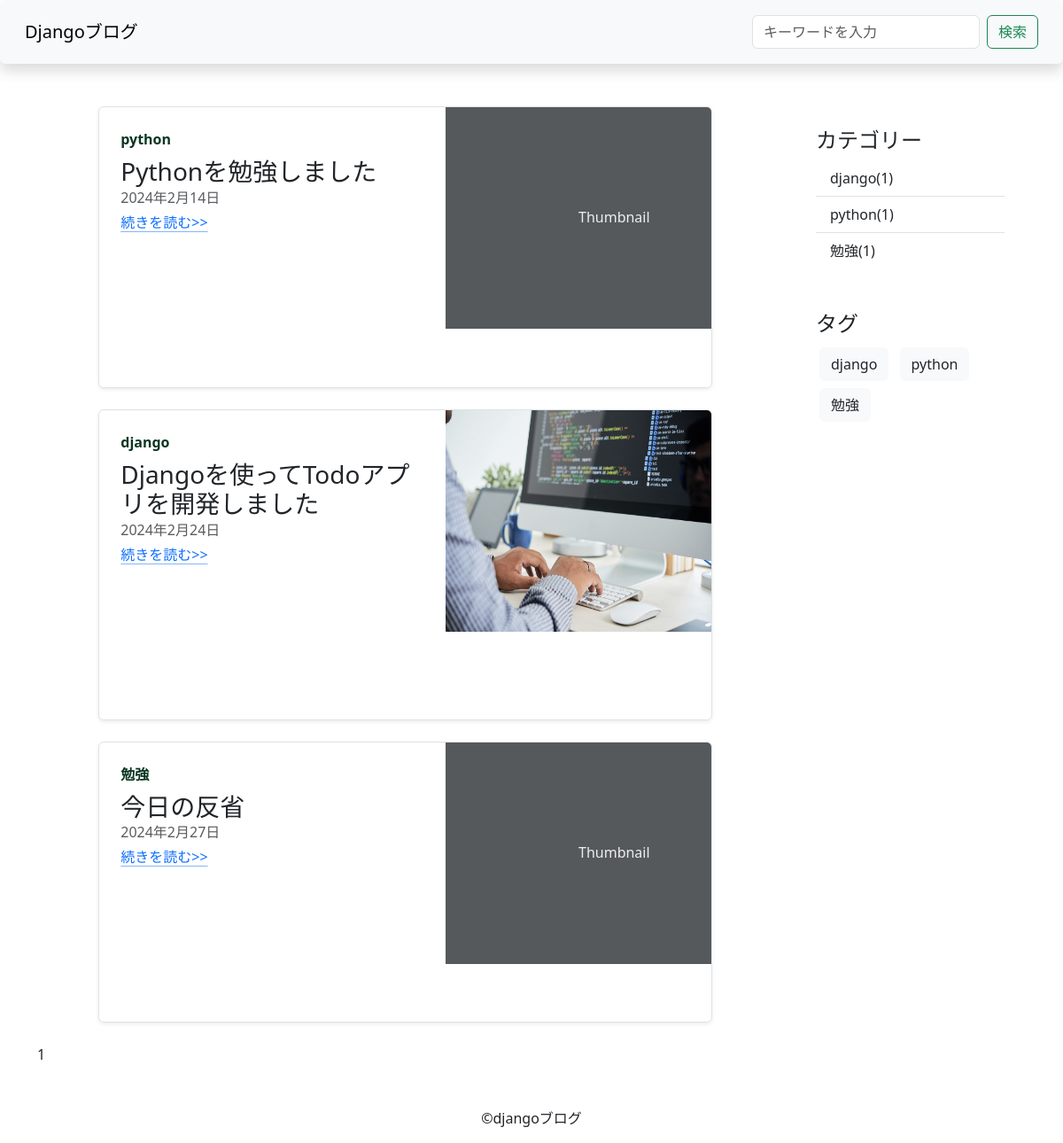
The app's page /search/ with its own data.
### blog/models.py (models this page shows, shortened)
class Post(models.Model):
    title=models.CharField(verbose_name='タイトル',max_length=200)
    content=MarkdownxField('本文',blank=True)
    created_at=models.DateTimeField('作成日時',auto_now_add=True)
    updated_at=models.DateTimeField('更新日時',auto_now=True)
    is_published=models.BooleanField('公開設定',default=False)
    image=models.ImageField(verbose_name='画像',upload_to='upload' , null=True , blank = True)
    def __str__(self):
        return self.title
    class Meta:
         verbose_name="記事"
         verbose_name_plural="記事"
    category=models.ForeignKey(Category,verbose_name="カテゴリー",on_delete=models.PROTECT,null=True,blank=True)
    tags=models.ManyToManyField(Tag,verbose_name="タグ",blank=True)
    def convert_markdown_to_html(self):
         return markdownify(self.content)

class Category(models.Model):
    name=models.CharField(verbose_name="カテゴリ",max_length=255)
    slug=models.SlugField(verbose_name="URL",unique=True)
    def __str__(self) -> str:
        return self.name
    class Meta:
         verbose_name="カテゴリー"
         verbose_name_plural="カテゴリー"

class Tag(models.Model):
    name=models.CharField(verbose_name="タグ",max_length=255)
    slug=models.SlugField(verbose_name="URL",unique=True)
    class Meta:
         verbose_name="タグ"
         verbose_name_plural="タグ"

### blog/views.py (the view)
# urls.py: path('search/' ,SearchPostListView.as_view(),name="search-post-list"),
class SearchPostListView(ListView):
    model=Post
    template_name="blog/post_list.html"
    paginate_by=4
    def get_queryset(self):
        self.query=self.request.GET.get('query') or ""
        queryset=super().get_queryset()
        if self.query:
            queryset=queryset.filter(
                Q(title__icontains=self.query) | Q(content__icontains=self.query)
            )
        if not self.request.user.is_authenticated:
            queryset=queryset.filter(is_published=True)
        print("="*40)
        print(queryset)
        print("="*40)
        self.post_count=len(queryset)
        return queryset
    def get_context_data(self,**kwargs):
        context=super().get_context_data(**kwargs)
        print("="*30)
        print(context)
        print("="*30)
        context["query"]=self.query
        context["post_count"] =self.post_count
        return context

### blog/context_processors.py (called while the page is built)
def common(request):
    context={
        "categories":Category.objects.annotate(count=Count("post",Q(post__is_published=True))),
        "tags":Tag.objects.all()
    }
    return context

### blog/templates/blog/post_list.html (shortened to what this page needs)
{% extends "base.html" %}
{% block content %}
    <div class="row">
        <div class="col-9">
            <div class="col-md-10 mx-auto">
                    {% for post in post_list %}
                        {% if post.is_published or user.is_authenticated %}
                        <div class="row g-0 border rounded overflow-hidden flex-md-row mb-4 shadow-sm h-md-250 position-relative">
                            <div class="col p-4 d-flex flex-column position-static">
                              <strong class="d-inline-block mb-2 text-success-emphasis">
                                     {{post.category}}
                              </strong>
                              <h3 class="mb-0">{{post.title}}</h3>
                              <div class="mb-1 text-body-secondary">{{post.updated_at | date}}</div>
                              <a class="icon-link gap-1 icon-link-hover stretched-link" href="{% url 'post-detail' post.pk %}" class="">続きを読む>></a>
                                <svg class="bi"><use xlink:href="#chevron-right"/></svg>
                            </div>
                            <div class="col-auto d-none d-lg-block">
                                {% if post.image %}
                                     <img src="{{post.image.url}}" alt="{{post.title}}" width="300" height="250">
                                {% else %}
                                    <svg class="bd-placeholder-img" width="300" height="250" xmlns="http://www.w3.org/2000/svg" role="img" aria-label="Placeholder: Thumbnail" preserveAspectRatio="xMidYMid slice" focusable="false"><title>Placeholder</title><rect width="100%" height="100%" fill="#55595c"/><text x="50%" y="50%" fill="#eceeef" dy=".3em">Thumbnail</text></svg>
                                {% endif %}
                            </div>
                          </div>
                        {% endif %}
                    {% endfor %}
            </div>
            {% include "blog/snippets/pagination.html" %}
        </div>
        <div class="col-3">
                {% include "blog/snippets/sidebar.html" %}
        </div>
   </div>
{% endblock content %}

### blog/templates/blog/snippets/sidebar.html
<div class="p-4 ">
    <h4>カテゴリー</h4>
    <ul class="list-group list-group-flush">
        {% for category in categories %}
            {% if category.count > 0 %}
                <li class="list-group-item ">
                    <a href="{% url 'category-post-detail' category.slug %}" class="category">
                    {{category.name}}({{category.count}})
                    </a>
                </li>
            {% endif %}
        {% endfor %}
    </ul>
</div>
<div class="p-4">
    <h4>タグ</h4>
    {% for tag in tags %}
        <a href="{% url 'tag-post-detail' tag.slug %}" class="btn btn-light text-dark m-1">{{tag.name}}</a>
    {% endfor %}

### blog/static/blog/css/style.css (style rules this page uses)
.category { color:#212529; text-decoration: none; }

### records on screen
Post: category "python", title "Pythonを勉強しました", updated_at "2024年2月14日", shows "Thumbnail"
Post: category "django", title "Djangoを使ってTodoアプリを開発しました", updated_at "2024年2月24日", image (picture)
Post: category "勉強", title "今日の反省", updated_at "2024年2月27日", image "Thumbnail"
Category: name "django", count "1"
Category: name "python", count "1"
Category: name "勉強", count "1"
Tag: name "django"
Tag: name "python"
Tag: name "勉強"

### other values on screen
{{ num }} "1"
